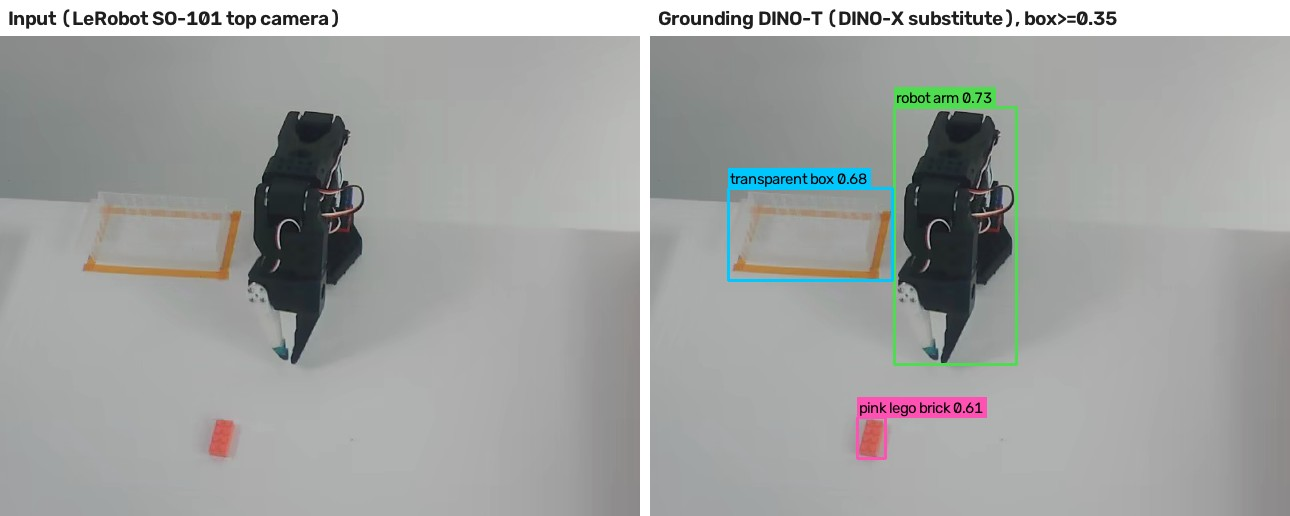
#> input picture images/model_comparison/dinox_substitute_grounding_dino.jpg, 1290 x 516 px
$ python -i prepare_data.py   (imports and definitions only)
#> lines starting #> are read from the running program, lines starting #| are printed output that depends on the picture; after the words box and inside, x2 and y2 are one past the last pixel; in counts of white or black regions, pixels touching at a corner belong together
#> further down, picture is the input picture: shape (516, 1290, 3); mean B, G, R 161.7, 162.9, 160.8
"""
모델 비교용 공식 샘플 데이터 준비 (모두 공개 저장소의 고정 리비전에서 받음 → 누구나 같은 입력으로 재현 가능)

  1) LeRobot 공식 SO-101 데이터셋 `lerobot/svla_so101_pickplace` (Apache-2.0)
     - TeachArm과 같은 구성: SO-101 팔, 상단 카메라 640×480 30fps, 시연 50개, "블록을 집어 상자에 넣기"
     - 에피소드별 첫 프레임(블록이 책상 위) / 마지막 프레임(블록이 상자 안)을 PNG로 추출
     - 첫 프레임에서 분홍 블록의 정답 박스(GT)를 HSV 색 임계값으로 자동 생성 → gt_boxes.json
  2) Tesseract 공식 테스트 이미지 phototest.tif + 정답 텍스트 phototest.gold.txt
  3) EasyOCR 공식 예제 korean.png (한글 OCR 정성 비교용)
  4) MediaPipe 공식 테스트 이미지 male_full_height_hands.jpg

실행: python code/model_comparison/prepare_data.py   → code/model_comparison/data/
"""
import json
from pathlib import Path

import cv2
import numpy as np
import polars as pl
import requests

DATA = Path(__file__).resolve().parent / "data"

LEROBOT_REV = "f641879e22172be7e8161d5e6c1503c2d2feb657"
LEROBOT = f"https://huggingface.co/datasets/lerobot/svla_so101_pickplace/resolve/{LEROBOT_REV}"
FILES = {
    "lerobot/top.mp4": f"{LEROBOT}/videos/observation.images.up/chunk-000/file-000.mp4",
    "lerobot/episodes.parquet": f"{LEROBOT}/meta/episodes/chunk-000/file-000.parquet",
    "ocr/phototest.tif": "https://raw.githubusercontent.com/tesseract-ocr/test/232ff181c66516116ec0e84c4963f70de15050fd/testing/phototest.tif",
    "ocr/phototest.gold.txt": "https://raw.githubusercontent.com/tesseract-ocr/test/232ff181c66516116ec0e84c4963f70de15050fd/testing/phototest.gold.txt",
    "ocr/korean.png": "https://raw.githubusercontent.com/JaidedAI/EasyOCR/363afb184047ce452e436f4224f3098422df872e/examples/korean.png",
    "hand/male_full_height_hands.jpg": "https://storage.googleapis.com/mediapipe-assets/tasks/testdata/vision/male_full_height_hands.jpg",
}
FPS = 30

# 분홍(마젠타 쪽 빨강) 블록. 상자 테두리의 주황 테이프(H≈10~20)와 겹치지 않게 H 170~180, 0~7 만 사용
HSV_RANGES = [((170, 120, 90), (180, 255, 255)), ((0, 120, 90), (7, 255, 255))]
MIN_BLOB_AREA = 80


def download(url: str, dest: Path) -> None:
    if dest.exists():
        return
    dest.parent.mkdir(parents=True, exist_ok=True)
    print(f"download: {url}")
    r = requests.get(url, timeout=120)
    r.raise_for_status()
    dest.write_bytes(r.content)


def brick_mask(bgr: np.ndarray) -> np.ndarray | None:
    """가장 큰 분홍 덩어리의 bool 마스크. 면적이 너무 작으면 None."""
    hsv = cv2.cvtColor(bgr, cv2.COLOR_BGR2HSV)
#> hsv: shape (516, 1290, 3); mean H, S, V 50.6, 10.5, 164.8
    mask = sum(cv2.inRange(hsv, lo, hi) for lo, hi in HSV_RANGES).clip(0, 255).astype(np.uint8)
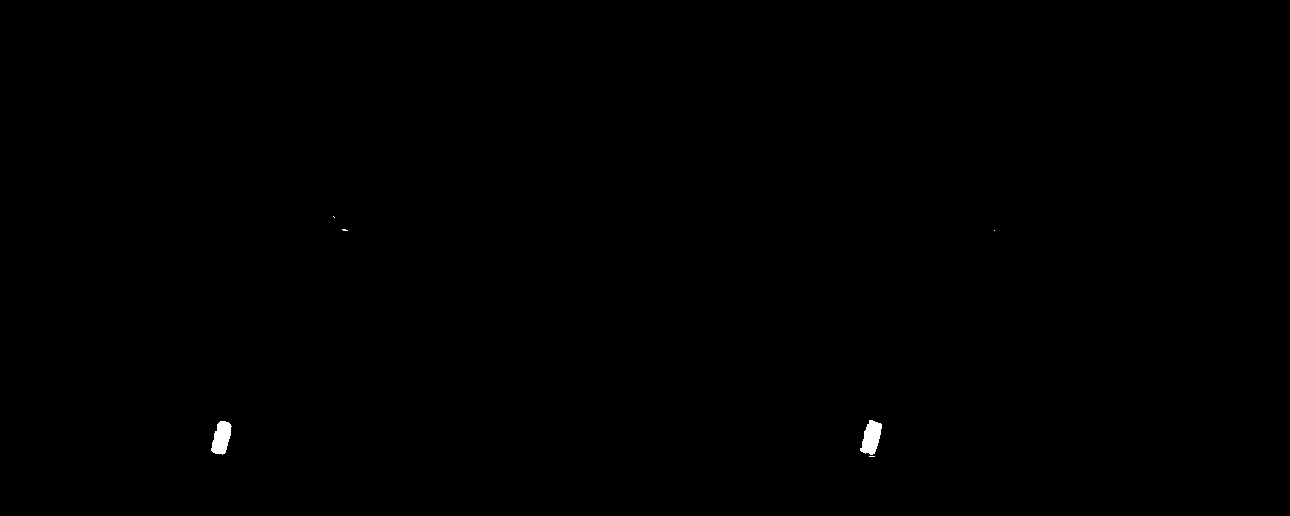
#> mask: shape (516, 1290); 0.15% white; 6 white regions (4 under 20 px), largest, box (x1, y1, x2, y2) and area: (860, 420, 882, 455) 501, (211, 421, 232, 455) 484
    mask = cv2.morphologyEx(mask, cv2.MORPH_OPEN, np.ones((3, 3), np.uint8))
#> mask: shape (516, 1290); 0.15% white; 2 white regions, box (x1, y1, x2, y2) and area: (860, 420, 882, 455) 500, (211, 421, 231, 454) 482
    n, labels, stats, _ = cv2.connectedComponentsWithStats(mask)
#> labels: shape (516, 1290) int32; 3 distinct labels, from 0 to 2
#> n = 3; stats = [[0, 0, 1290, 516, 664658], [211, 421, 20, 33, 482], [860, 420, 22, 35, 500]]
    if n <= 1:
        return None
    i = 1 + int(np.argmax(stats[1:, cv2.CC_STAT_AREA]))
#> i = 2
    return labels == i if stats[i, cv2.CC_STAT_AREA] >= MIN_BLOB_AREA else None
#> returned value: shape (516, 1290) bool; 0.08% white; 1 white region, box (x1, y1, x2, y2) and area: (860, 420, 882, 455) 500


def brick_gt(bgr: np.ndarray) -> list[int] | None:
    """가장 큰 분홍 덩어리의 [x1, y1, x2, y2]. 없으면 None."""
    m = brick_mask(bgr)
    if m is None:
        return None
    ys, xs = np.nonzero(m)
    return [int(xs.min()), int(ys.min()), int(xs.max()) + 1, int(ys.max()) + 1]


def extract_frames() -> None:
    eps = pl.read_parquet(DATA / "lerobot/episodes.parquet")
    starts = (eps["videos/observation.images.up/from_timestamp"] * FPS).round().cast(int).to_list()
    lengths = eps["length"].to_list()
    out = DATA / "frames"
    out.mkdir(parents=True, exist_ok=True)
    cap = cv2.VideoCapture(str(DATA / "lerobot/top.mp4"))
    gt = {}
    for ep, (s, n) in enumerate(zip(starts, lengths)):
        for tag, idx in (("start", s), ("end", s + n - 1)):
            cap.set(cv2.CAP_PROP_POS_FRAMES, idx)
            ok, frame = cap.read()
            assert ok, f"frame {idx} decode 실패"
            name = f"ep{ep:02d}_{tag}.png"
            cv2.imwrite(str(out / name), frame)
            if tag == "start":
                gt[name] = brick_gt(frame)
    (DATA / "gt_boxes.json").write_text(json.dumps(gt, indent=1))
    print(f"frames: {len(starts) * 2}, GT boxes found: {sum(v is not None for v in gt.values())}/{len(gt)}")


# [4 lines not run here, left out]

>>> import cv2
>>> picture = cv2.imread('../../images/model_comparison/dinox_substitute_grounding_dino.jpg')
>>> result = brick_mask(picture)

$ run again, on images/model_comparison/mediapipe.jpg
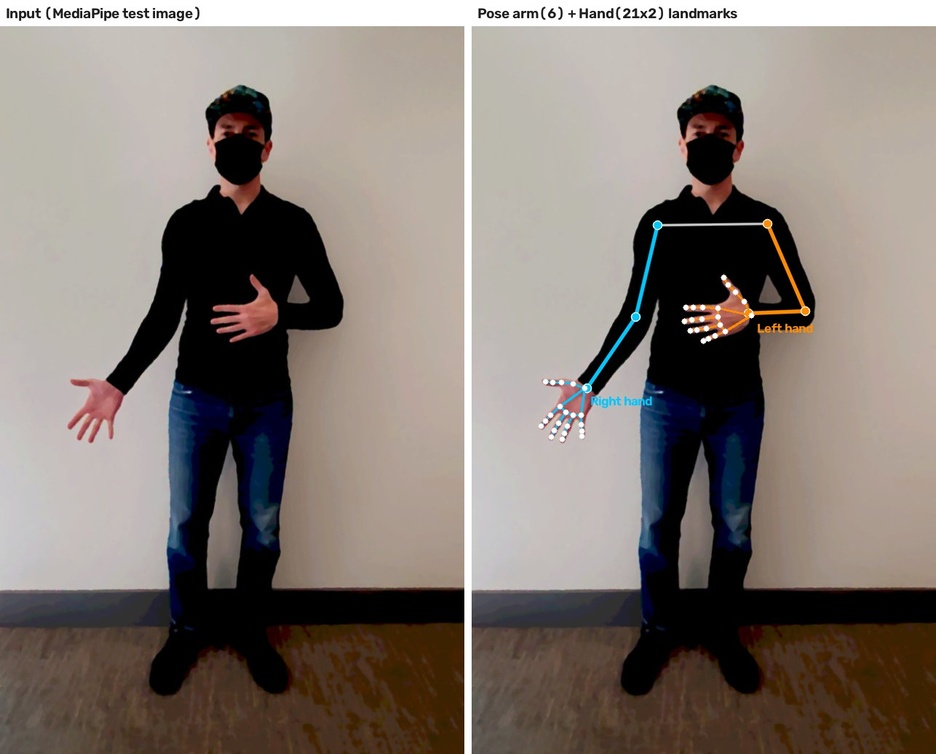
#> input picture images/model_comparison/mediapipe.jpg, 936 x 754 px, shrunk from 1286 x 1036 before the run
#> picture is the input picture: shape (754, 936, 3); mean B, G, R 115.9, 122.4, 131.8
#> hsv: shape (754, 936, 3); mean H, S, V 26.4, 62.8, 134
#> in brick_mask, `mask = sum(cv2.inRange(hsv, lo, hi) for lo, hi in HSV_RANGES).clip(0, ..`:
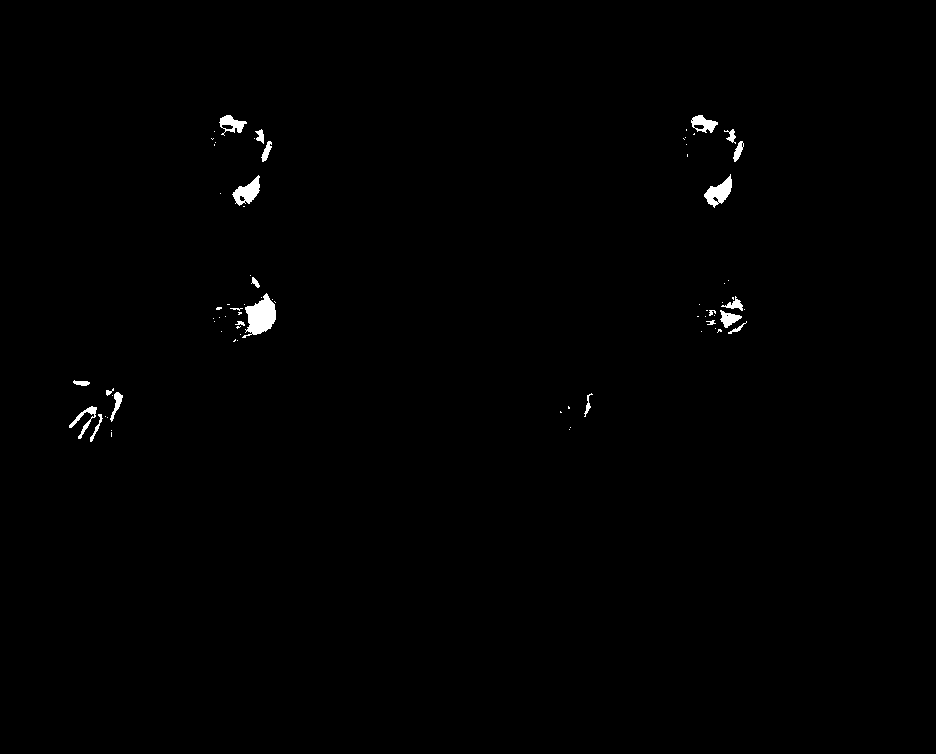
#> mask: shape (754, 936); 0.56% white; 75 white regions (53 under 20 px), largest, box (x1, y1, x2, y2) and area: (242, 293, 276, 338) 855, (704, 174, 732, 208) 453, (232, 175, 260, 206) 429
#> in brick_mask, `mask = cv2.morphologyEx(mask, cv2.MORPH_OPEN, np.ones((3, 3), np.uint8))`:
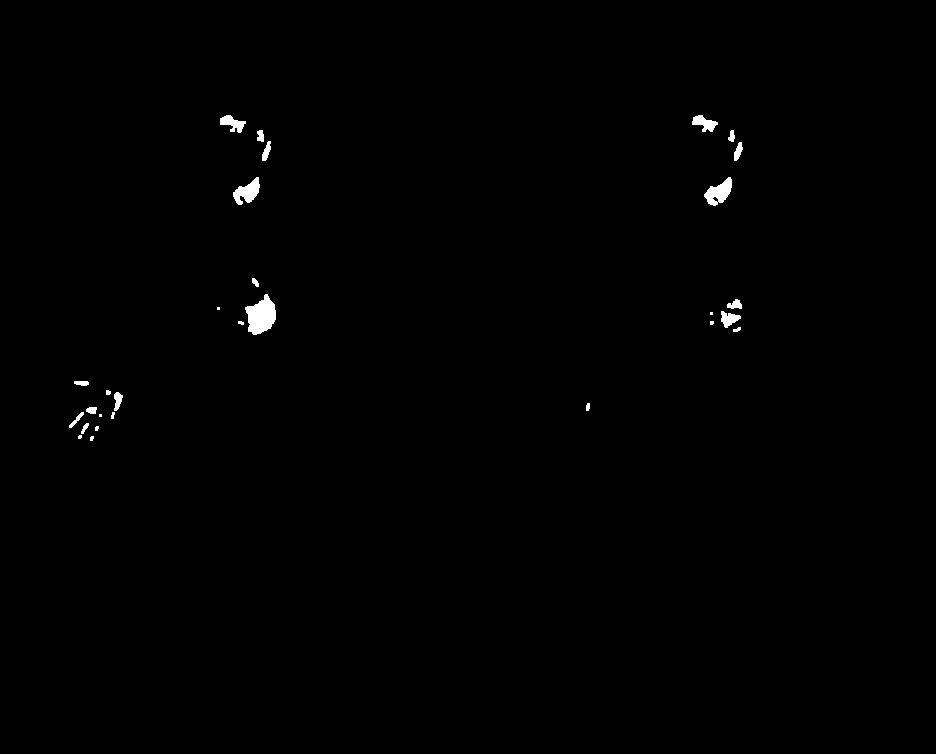
#> mask: shape (754, 936); 0.48% white; 29 white regions (8 under 20 px), largest, box (x1, y1, x2, y2) and area: (245, 294, 276, 335) 825, (704, 177, 732, 206) 444, (233, 177, 260, 205) 412
#> labels: shape (754, 936) int32; 30 distinct labels, from 0 to 29
#> n = 30; stats = 30 rows, first 6: [0, 0, 936, 754, 702347], [220, 115, 26, 18, 247], [692, 115, 26, 17, 242], [257, 130, 7, 12, 69], [728, 130, 7, 12, 57], [262, 141, 9, 20, 104]
#> i = 10
